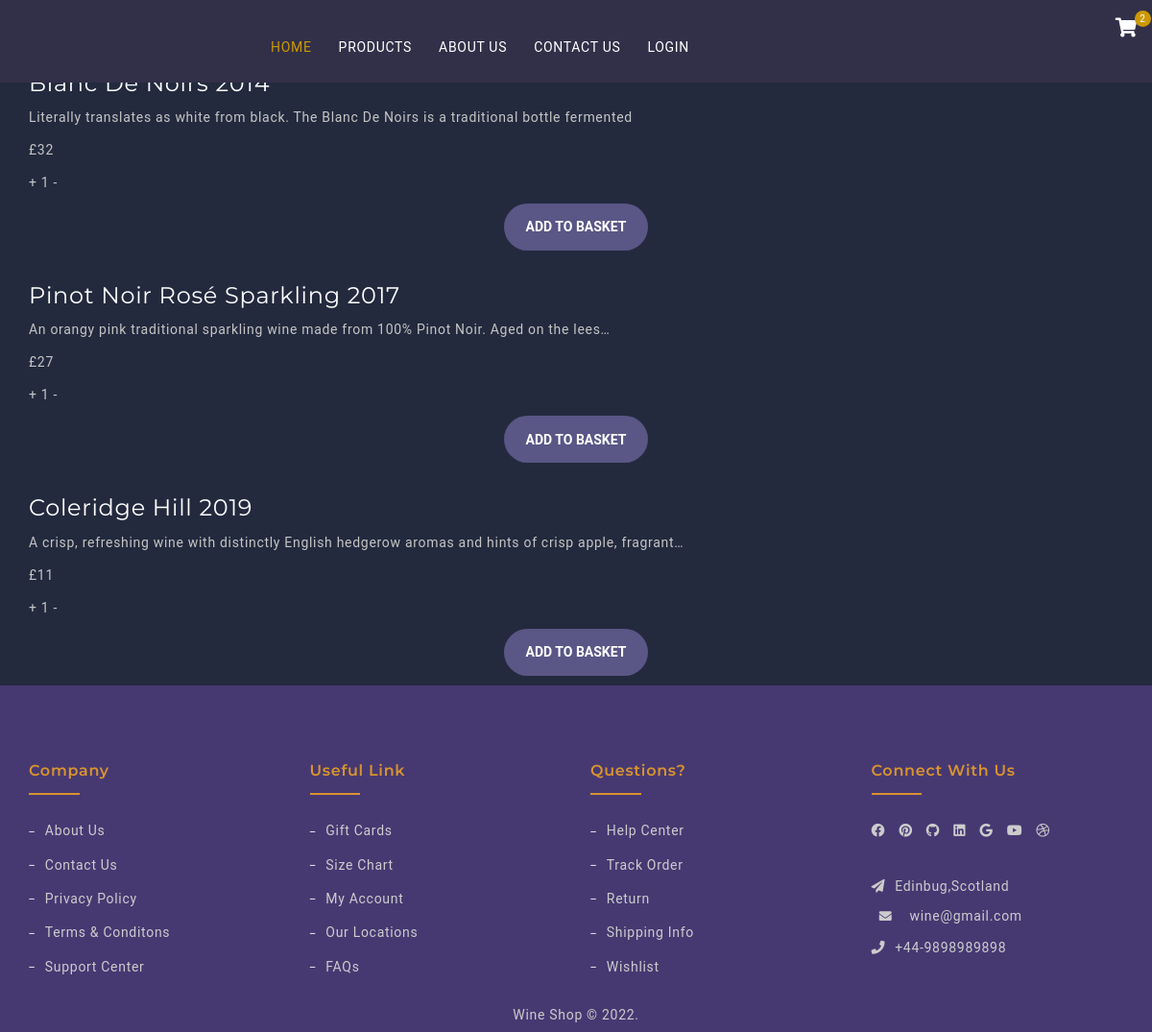
The page /product.php on the database its author committed.
### tables this page shows
CREATE TABLE `drinks` (
  `d_id` int(11) NOT NULL,
  `name` varchar(255) NOT NULL,
  `description` varchar(255) NOT NULL,
  `price` varchar(255) NOT NULL,
  `image` varchar(255) NOT NULL
);

### functions.php (called while the page is built, shortened)
<?php
$dbname = 'redwhite';
$dbuser = 'root';
$dbpass = '';
$dbhost = 'localhost';
$db = new mysqli($dbhost, $dbuser, $dbpass, $dbname);
function get_drinks()
{
    global $db;
    $sql = "select * from drinks";
    $stmt = $db->prepare($sql);
    $stmt->execute();
    $result = $stmt->get_result();
    return $result;
}

### product.php (the view, shortened to what this page needs)
<?php include'header.php';
include'functions.php';
?>
    <?php
$drinks = get_drinks();
?>
<main>
  <div class="internal-header">
    <h1>Store</h1>
  </div>
  <div class="store">
    <div class="container">
      <?php if (mysqli_num_rows($drinks)) { ?>
        <div class="drinks flex">
          <?php foreach ($drinks as $drink) { ?>
            <div class="drink">
              <div class="image">
              </div>
              <div class="content">
                <h3><?= $drink['name'] ?></h3>
                <p class="description">
                  <?= $drink['description'] ?>
                </p>
                <p class="price">£<?= $drink['price'] ?></p>
                <div class="flex quantity">
                  <span class="add" data-item="<?= $drink['d_id'] ?>"> + </span>
                  <span class="number" id="number-<?= $drink['d_id'] ?>">1</span>
                  <span class="subtract" data-item="<?= $drink['d_id'] ?>"> - </span>
                </div>
                <div class="add-to-basket">
                  <form action="add-to-cart.php" method="POST">
                    <button type="submit" name="add-to-cart" class="btn">Add To Basket</button>
                  </form>
                </div>
              </div>
            </div>
          <?php } ?>
        </div>
      <?php } ?>
    </div>
  </div>
</main>
    <?php include'footer.php' ?>

### header.php (shortened to what this page needs)
<!DOCTYPE html>
<html lang="en">
<head>
    <link rel="stylesheet" href="Dependencies/bootstrap.css">
    <link rel="stylesheet" href="Dependencies/font-awesome.min.css">
    <link rel="stylesheet" href="https://cdnjs.cloudflare.com/ajax/libs/font-awesome/5.15.4/css/all.min.css">
    <link rel="stylesheet" href="Dependencies/owl.carousel.min.css">
    <link rel="stylesheet" href="Dependencies/owl.theme.default.min.css">
    <link rel="stylesheet" href="style.css">
    <link rel="stylesheet" href="assets/css/style.css" />
</head>
<body>
    <header>
        <div class="main_header header_transparent header-mobile-m">
            <div class="header_container sticky-header">
                <div class="container-fluid">
                    <div class="row align-items-center">
                        <div class="col-lg-2" style="display: inline-block;">
                            <div class="logo">
                            </div>
                        </div>
                        <div class="col-lg-6" style="display: inline-block;">
                            <div class="main_menu menu_two menu_position">
                                <nav>
                                    <ul>
                                        <li>
                                            <a href="index.php" class="active">Home</a>
                                        </li>
                                        <li class="mega_items">
                                            <a href="product.php">Products</i></a>
                                        </li>
                                        <li><a href="./about.php">About Us</a></li>
                                        <li>
                                            <a href="contact.php">Contact Us</i></a>
                                        </li>
                                        <?php
                                                if(isset($_SESSION['fname'])){;?>
                                                        <li><a href="logout.php">Logout </a></li>
                                                        <li><a href="mycart.php">My Cart</i></a></li>
                                                    <?php }else{ ?>
                                                        <li><a href="login.php">Login </a></li>
                                        <?php } ?>
                                    </ul>
                                </nav>
                            </div>
                        </div>
                        <div class="col-lg-4" style="display: inline-block;">
                            <div class="header_top_right">
                                <div class="header_right_info">
                                    <ul>
                                        <li class="mini_cart_wrapper">
                                            <a href="javascript:void(0)">
                                                <i class="fa fa-shopping-cart"></i>
                                                <span class="item_count">2</span>
                                            </a>
                                        </li>
                                    </ul>
                                </div>
                            </div>
                        </div>
                    </div>
                </div>
            </div>
        </div>
    </header>

### footer.php
<footer class="footer">
        <div class="container">
            <div class="row">
                <div class="col-md-3 col-sm-3">
                    <div class="footer-block about">
                        <h4 class="footer-title">Company</h4>
                        <hr class="footer_border">
                        <ul class="list-unstyled">
                            <li><a href="javascript:void(0)">About Us</a></li>
                            <li><a href="javascript:void(0)">Contact Us</a></li>
                            <li><a href="javascript:void(0)">Privacy Policy</a></li>
                            <li><a href="javascript:void(0)">Terms &amp; Conditons</a></li>
                            <li><a href="javascript:void(0)">Support Center</a></li>
                        </ul>
                    </div>
                </div>
                <div class="col-md-3 col-sm-3">
                    <div class="footer-block about">
                        <h4 class="footer-title">Useful Link</h4>
                        <hr class="footer_border">
                        <ul class="list-unstyled">
                            <li><a href="javascript:void(0)">Gift Cards</a></li>
                            <li><a href="javascript:void(0)">Size Chart</a></li>
                            <li><a href="javascript:void(0)">My Account</a></li>
                            <li><a href="javascript:void(0)">Our Locations</a></li>
                            <li><a href="javascript:void(0)">FAQs</a></li>
                        </ul>
                    </div>
                </div>
                <div class="col-md-3 col-sm-3">
                    <div class="footer-block about">
                        <h4 class="footer-title">Questions?</h4>
                        <hr class="footer_border">
                        <ul class="list-unstyled">
                            <li><a href="javascript:void(0)">Help Center</a></li>
                            <li><a href="javascript:void(0)">Track Order</a></li>
                            <li><a href="javascript:void(0)">Return</a></li>
                            <li><a href="javascript:void(0)">Shipping Info</a></li>
                            <li><a href="javascript:void(0)">Wishlist</a></li>
                        </ul>
                    </div>
                </div>
                <div class="col-md-3 col-sm-3">
                    <div class="footer-block about">
                        <h4 class="footer-title">Connect With Us</h4>
                        <hr class="footer_border">
                        <div class="contact_footer">
                            <div class="footer_icon">
                                <a href="#"><i class="fab fa-facebook"></i></a>
                                <a href="#"><i class="fab fa-pinterest"></i></a>
                                <a href="#"><i class="fab fa-github"></i></a>
                                <a href="#"><i class="fab fa-linkedin"></i></a>
                                <a href="#"><i class="fab fa-google"></i></a>
                                <a href="#"><i class="fab fa-youtube"></i></a>
                                <a href="#"><i class="fab fa-dribbble"></i></a>
                            </div>
                        </div>
                        <br>
                        <div class="contact_footer">
                            <div class="footer_icon">
                                <div><i class="fa fa-paper-plane"></i>Edinbug,Scotland</div>
                                <div><i class="fa fa-envelope"></i><a href="mailto:wine@gmail.com">wine@gmail.com</a>
                                </div>
                                <div><i class="fa fa-phone"></i><a href="tel:+44-9898989898">+44-9898989898</a></div>
                            </div>
                        </div>
                    </div>
                </div>
            </div>
        </div>
        <div class="footer_bottom_outer">
            <div class="container">
                <div class="row">
                    <div class="col-lg-12 col-md-12 col-sm-12 col-xs-12">
                        <div class="copyright">
                            <p>Wine Shop &copy; 2022.
                            </p>
                        </div>
                    </div>
                </div>
            </div>
        </div>
    </footer>
</body>
</html>

### style.css (style rules this page uses)
*, *::before, *::after { box-sizing: border-box; }
body { font-family: 'Lato', sans-serif; line-height: 24px; font-size: 14px; font-style: normal; font-weight: 400; visibility: visible; color: #5a5686; letter-spacing: 0.05em; }
.container { max-width: 1170px; }
ul { list-style: outside none none; margin: 0; padding: 0; }
.header_right_info { text-align: right; margin-left: 15px; }
.header_right_info>ul>li { display: inline-block; position: relative; margin-right: 15px; }
.header_right_info>ul>li:last-child { margin-right: 0; }
.header_right_info>ul>li>a { font-size: 20px; color: #999; }
.mini_cart_wrapper span.item_count { position: absolute; top: -6px; right: -14px; width: 17px; height: 17px; line-height: 17px; border-radius: 100%; text-align: center; background: #cc9900; font-size: 10px; font-weight: 400; color: #fff; }
p:last-child { margin-bottom: 0; }
h1, h2, h3, h4, h5, h6 { font-weight: 400; margin-top: 0; }
.fa-envelope { margin-right: 5px; width: 30px; height: 30px; text-align: center; line-height: 30px; border-radius: 50%; font-size: 13px; background: #9a1ee2; color: #fff; }
.header_transparent { position: absolute; width: 100%; top: 0; left: 0; z-index: 99; }
.header_transparent .header_container { background: #323048; padding: 17px 0; }
.header_container { padding: 22px 0; background:#5a5686; }
.main_menu nav>ul { display: flex; justify-content: flex-end; }
.main_menu nav>ul>li { position: relative; flex-shrink: 0; }
.main_menu nav>ul>li>a { display: block; font-size: 14px; line-height: 20px; padding: 10px 23px; text-transform: uppercase; font-weight: 400; position: relative; color: #fff; }
.main_menu nav>ul>li>a.active { color: #cc9900; }
.main_menu nav>ul>li.mega_items { position: static; }
.menu_two nav>ul { justify-content: center; }
.menu_two nav>ul>li>a { padding: 10px 20px; }
@media only screen and (min-width: 1200px) and (max-width: 1600px) { .menu_two nav>ul>li>a { padding: 10px 14px; } }
.menu_two nav>ul>li>a.active { color: #cc9900; }
.menu_position { position: relative; padding-top: 12px; }
.header_top_right { display: flex; align-items: center; justify-content: flex-end; }
.header_top_right .header_right_info { margin-left: 0; }
.header_top_right .header_right_info>ul>li { margin-right: 11px; }
.header_top_right .header_right_info>ul>li:last-child { margin-right: 0; }
.header_top_right .header_right_info>ul>li>a { color: #fff; }
html, body { height: 100%; overflow-x: hidden; width: 100%; }
body { color: #c5c5c5; background-color: #0a0c0b; }
.btn, .btn:hover { transition: all 0.5s ease-in-out; }
h1, h2, h3, h4, h5, h6 { font-family: 'Montserrat', sans-serif; color: #fff; }
.footer { text-align: center; padding: 80px 0 0; background-color: rgb(70, 57, 114); }
.footer .footer-block { text-align: left; }
.footer .footer-block li a { color: #ccc; padding-bottom: 5px; padding-top: 5px; display: block; }
.footer .footer-block li a::before { content: "\f068"; font-family: fontawesome; margin-right: 10px; font-size: 7px; vertical-align: middle; color: #fff; }
.footer-title { color: #d9932f; text-transform: capitalize; padding-bottom: 5px; margin-bottom: 10px; font-size: 16px; font-weight: 600; }
hr.footer_border { color: #d9932f; width: 20%; text-align: left; border-color: #d9932f; border-width: 2px; margin: 0 0 20px 0; }
.footer_icon { padding-top: 5px; }
.footer_icon i { color: #ccc; margin-right: 10px; }
.contact_footer, .contact_footer a { color: #ccc; }
.footer_icon .fa-envelope { background: transparent; }
.footer_icon div { padding: 5px 0 0; }
.footerbottom_link, .copyright { text-align: center; color: #ccc; }
.copyright p { color: #ccc; padding: 25px 0; font-size: 1em; line-height: 15px; height: 50px; }
* { margin: 0; padding: 0; box-sizing: border-box; }
body, input { font-family: "Poppins", sans-serif; }
form { display: flex; align-items: center; justify-content: center; flex-direction: column; padding: 0rem 5rem; transition: all 0.2s 0.7s; overflow: hidden; grid-column: 1 / 2; grid-row: 1 / 2; }
.btn { width: 150px; background-color: #5a5686; border: none; outline: none; height: 49px; border-radius: 49px; color: #fff; text-transform: uppercase; font-weight: 600; margin: 10px 0; cursor: pointer; transition: 0.5s; }
.image { width: 100%; transition: transform 1.1s ease-in-out; transition-delay: 0.4s; }
* { padding: 0; margin: 0; box-sizing: border-box; }
body { background: #232a3e; }
body, input,textarea, a { font-family: 'Roboto', sans-serif; }

### rows shown on the page
drinks: name "Blanc De Noirs 2014", description "Literally translates as white from black. The Blanc De Noirs is a traditional bottle fermented", price "32"
drinks: name "Pinot Noir Rosé Sparkling 2017", description "An orangy pink traditional sparkling wine made from 100% Pinot Noir. Aged on the lees…", price "27"
drinks: name "Coleridge Hill 2019", description "A crisp, refreshing wine with distinctly English hedgerow aromas and hints of crisp apple, fragrant…", price "11"
